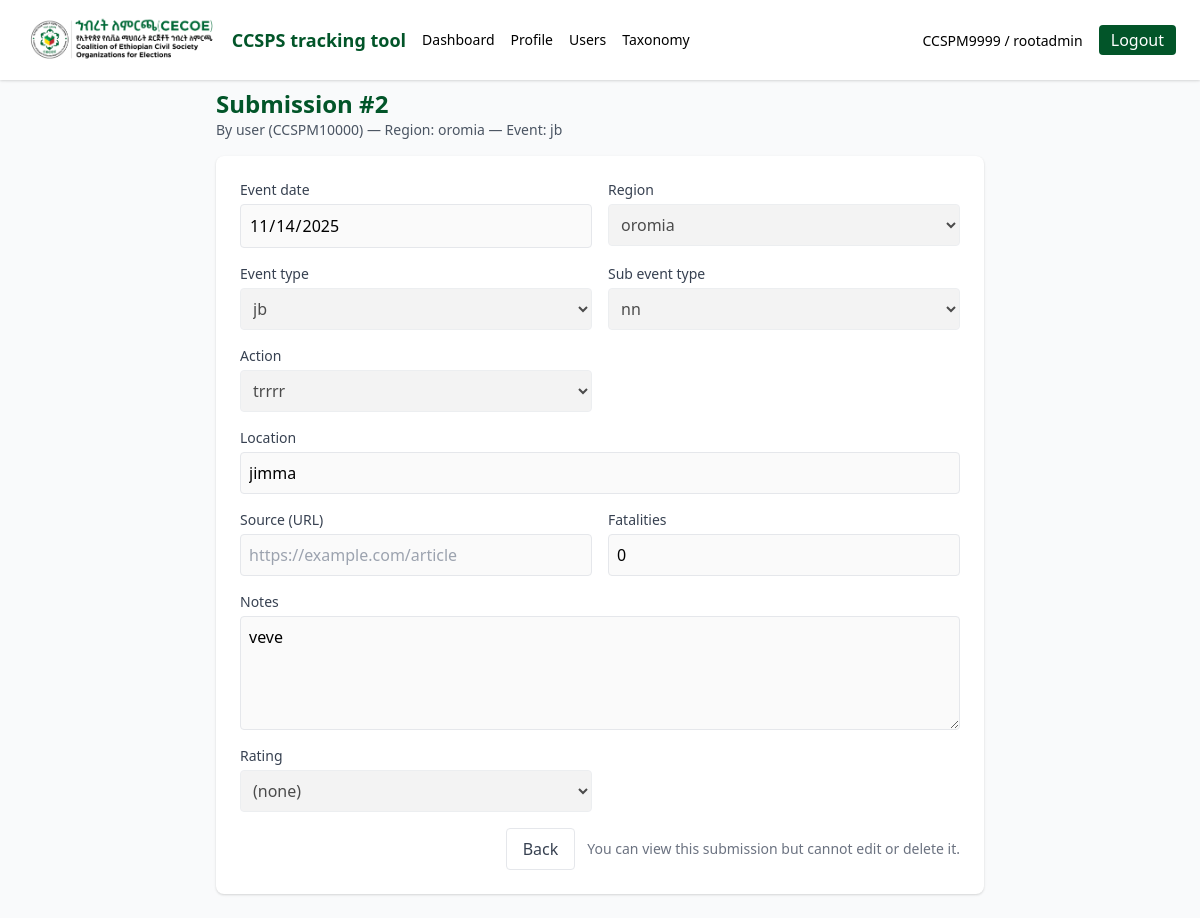
Page /monitored_view.php?id=2 (signed in) on the committed database.
### tables this page shows
CREATE TABLE `users` (
  `id` bigint(20) UNSIGNED NOT NULL,
  `monitor_number` bigint(20) UNSIGNED DEFAULT NULL,
  `monitor_id_code` varchar(16) DEFAULT NULL,
  `username` varchar(100) NOT NULL,
  `email` varchar(255) NOT NULL,
  `password_hash` varchar(255) NOT NULL,
  `role` enum('superadmin','admin','user') DEFAULT 'user',
  `status` enum('pending','approved','declined') DEFAULT 'approved',
  `profile_picture` varchar(512) DEFAULT NULL,
  `is_active` tinyint(1) DEFAULT 1,
  `created_at` datetime NOT NULL,
  `updated_at` datetime NOT NULL
);

CREATE TABLE `monitored_information` (
  `id` bigint(20) UNSIGNED NOT NULL,
  `user_id` bigint(20) UNSIGNED NOT NULL,
  `event_date` date NOT NULL,
  `region_id` int(10) UNSIGNED NOT NULL,
  `location` varchar(500) DEFAULT NULL,
  `event_type_id` int(10) UNSIGNED NOT NULL,
  `sub_event_type_id` int(10) UNSIGNED NOT NULL,
  `action_id` int(10) UNSIGNED NOT NULL,
  `source_url` varchar(1000) DEFAULT NULL,
  `notes` text DEFAULT NULL,
  `fatalities` int(10) UNSIGNED DEFAULT 0,
  `rating` tinyint(3) UNSIGNED DEFAULT NULL,
  `is_deleted` tinyint(1) DEFAULT 0,
  `created_at` datetime NOT NULL,
  `updated_at` datetime NOT NULL
);

CREATE TABLE `regions` (
  `id` int(10) UNSIGNED NOT NULL,
  `name` varchar(200) NOT NULL,
  `is_active` tinyint(1) DEFAULT 1,
  `created_at` datetime NOT NULL,
  `updated_at` datetime NOT NULL
);

CREATE TABLE `event_types` (
  `id` int(10) UNSIGNED NOT NULL,
  `name` varchar(200) NOT NULL,
  `is_active` tinyint(1) DEFAULT 1,
  `created_at` datetime NOT NULL,
  `updated_at` datetime NOT NULL
);

CREATE TABLE `sub_event_types` (
  `id` int(10) UNSIGNED NOT NULL,
  `event_type_id` int(10) UNSIGNED NOT NULL,
  `name` varchar(200) NOT NULL,
  `is_active` tinyint(1) DEFAULT 1,
  `created_at` datetime NOT NULL,
  `updated_at` datetime NOT NULL
);

CREATE TABLE `actions` (
  `id` int(10) UNSIGNED NOT NULL,
  `name` varchar(200) NOT NULL,
  `is_active` tinyint(1) DEFAULT 1,
  `created_at` datetime NOT NULL,
  `updated_at` datetime NOT NULL
);

### includes/auth.php (called while the page is built, shortened)
<?php
require_once __DIR__ . '/helpers.php';
function currentUser(PDO $pdo) {
    $stmt = $pdo->prepare("SELECT id, username, email, role, monitor_id_code FROM users WHERE id = :id");
    $stmt->execute([':id' => $_SESSION['user_id']]);
    return $stmt->fetch();
}

### includes/helpers.php (called while the page is built, shortened)
<?php
function baseUrl() {
    $scheme = (!empty($_SERVER['HTTPS']) && $_SERVER['HTTPS'] !== 'off') ? 'https' : 'http';
    $host = $_SERVER['HTTP_HOST'];
    $script_name = $_SERVER['SCRIPT_NAME'];
    $script_dir  = dirname($script_name);
    $script_dir = str_replace('\\', '/', $script_dir);
    if ($script_dir === '/' || $script_dir === '.') {
        return $scheme . '://' . $host;
    }
    return $scheme . '://' . $host . $script_dir;
}

### public/monitored_view.php (the view, shortened to what this page needs)
<?php
require_once __DIR__ . '/../includes/init.php';
$user = currentUser($pdo);
$id = isset($_GET['id']) ? intval($_GET['id']) : 0;
$stmt = $pdo->prepare("SELECT mi.*, r.name AS region_name, et.name AS event_type_name, se.name AS sub_event_name, a.name AS action_name, u.username, u.monitor_id_code
                       FROM monitored_information mi
                       JOIN regions r ON mi.region_id = r.id
                       JOIN event_types et ON mi.event_type_id = et.id
                       JOIN sub_event_types se ON mi.sub_event_type_id = se.id
                       JOIN actions a ON mi.action_id = a.id
                       JOIN users u ON mi.user_id = u.id
                       WHERE mi.id = :id AND mi.is_deleted = 0");
$stmt->execute([':id'=>$id]);
$row = $stmt->fetch();
$isOwner = ($user['id'] === $row['user_id']);
$regions = $pdo->query('SELECT id,name FROM regions ORDER BY name')->fetchAll();
$event_types = $pdo->query('SELECT id,name FROM event_types ORDER BY name')->fetchAll();
$actions = $pdo->query('SELECT id,name FROM actions ORDER BY name')->fetchAll();
$sub_event_types = $pdo->prepare('SELECT id,name FROM sub_event_types WHERE event_type_id = :eid ORDER BY name');
$sub_event_types->execute([':eid'=>$row['event_type_id']]);
$sub_event_types = $sub_event_types->fetchAll();
?>
<div class="max-w-3xl mx-auto">
  <div class="mb-4">
    <h1 class="text-2xl font-semibold" style="color:#025529">Submission #<?= $row['id'] ?></h1>
    <div class="text-sm text-gray-600">By <?= htmlspecialchars($row['username'] . ' (' . $row['monitor_id_code'] . ')') ?> — Region: <?= htmlspecialchars($row['region_name']) ?> — Event: <?= htmlspecialchars($row['event_type_name']) ?></div>
  </div>
  <form method="post" class="bg-white p-6 rounded-lg shadow">
    <div class="grid grid-cols-1 md:grid-cols-2 gap-4">
      <div>
        <label class="block text-sm font-medium text-gray-700">Event date</label>
        <input type="date" name="event_date" value="<?= htmlspecialchars($row['event_date']) ?>" class="mt-1 block w-full p-2 border rounded" required <?= $isOwner ? '' : 'disabled' ?> >
      </div>
      <div>
        <label class="block text-sm font-medium text-gray-700">Region</label>
        <select name="region_id" class="mt-1 block w-full p-2 border rounded" required <?= $isOwner ? '' : 'disabled' ?> >
          <?php foreach($regions as $r): ?>
          <option value="<?= $r['id'] ?>" <?= $r['id'] == $row['region_id'] ? 'selected' : '' ?>><?= htmlspecialchars($r['name']) ?></option>
          <?php endforeach; ?>
        </select>
      </div>
      <div>
        <label class="block text-sm font-medium text-gray-700">Event type</label>
        <select id="event_type" name="event_type_id" class="mt-1 block w-full p-2 border rounded" required <?= $isOwner ? '' : 'disabled' ?> >
          <?php foreach($event_types as $et): ?>
          <option value="<?= $et['id'] ?>" <?= $et['id'] == $row['event_type_id'] ? 'selected' : '' ?>><?= htmlspecialchars($et['name']) ?></option>
          <?php endforeach; ?>
        </select>
      </div>
      <div>
        <label class="block text-sm font-medium text-gray-700">Sub event type</label>
        <select id="sub_event_type" name="sub_event_type_id" class="mt-1 block w-full p-2 border rounded" data-current="<?= htmlspecialchars($row['sub_event_type_id']) ?>" required <?= $isOwner ? '' : 'disabled' ?> >
          <?php foreach($sub_event_types as $s): ?>
          <option value="<?= $s['id'] ?>" <?= $s['id'] == $row['sub_event_type_id'] ? 'selected' : '' ?>><?= htmlspecialchars($s['name']) ?></option>
          <?php endforeach; ?>
        </select>
      </div>
      <div>
        <label class="block text-sm font-medium text-gray-700">Action</label>
        <select name="action_id" class="mt-1 block w-full p-2 border rounded" required <?= $isOwner ? '' : 'disabled' ?> >
          <?php foreach($actions as $a): ?>
          <option value="<?= $a['id'] ?>" <?= $a['id'] == $row['action_id'] ? 'selected' : '' ?>><?= htmlspecialchars($a['name']) ?></option>
          <?php endforeach; ?>
        </select>
      </div>
      <div class="md:col-span-2">
        <label class="block text-sm font-medium text-gray-700">Location</label>
        <input name="location" value="<?= htmlspecialchars($row['location']) ?>" class="mt-1 block w-full p-2 border rounded" <?= $isOwner ? '' : 'disabled' ?> />
      </div>
      <div>
        <label class="block text-sm font-medium text-gray-700">Source (URL)</label>
        <input name="source_url" value="<?= htmlspecialchars($row['source_url'] ?? '') ?>" placeholder="https://example.com/article" class="mt-1 block w-full p-2 border rounded" <?= $isOwner ? '' : 'disabled' ?> />
      </div>
      <div>
        <label class="block text-sm font-medium text-gray-700">Fatalities</label>
        <input type="number" min="0" name="fatalities" value="<?= htmlspecialchars($row['fatalities'] ?? 0) ?>" class="mt-1 block w-full p-2 border rounded" <?= $isOwner ? '' : 'disabled' ?> />
      </div>
      <div class="md:col-span-2">
        <label class="block text-sm font-medium text-gray-700">Notes</label>
        <textarea name="notes" class="mt-1 block w-full p-2 border rounded" rows="4" <?= $isOwner ? '' : 'disabled' ?>><?= htmlspecialchars($row['notes']) ?></textarea>
      </div>
      <div>
        <label class="block text-sm font-medium text-gray-700">Rating</label>
        <select name="rating" class="mt-1 block w-full p-2 border rounded" <?= $isOwner ? '' : 'disabled' ?> >
          <option value="">(none)</option>
        </select>
      </div>
    </div>
    <div class="mt-4 flex items-center justify-end gap-3">
      <a href="<?= baseUrl() ?>/user_dashboard.php" class="px-4 py-2 border rounded text-gray-700">Back</a>
      <?php if ($isOwner): ?>
        <button type="submit" name="act" value="delete" class="px-4 py-2 bg-red-600 text-white rounded" onclick="return confirm('Delete this submission?');">Delete</button>
        <button type="submit" name="act" value="update" class="px-4 py-2 rounded btn-brand text-white">Save</button>
      <?php else: ?>
        <span class="text-sm text-gray-500">You can view this submission but cannot edit or delete it.</span>
      <?php endif; ?>
    </div>
  </form>
</div>
<?php
include view_path('views/layout.php');
?>

### views/navbar.php (shortened to what this page needs)
<?php
require_once __DIR__ . '/../includes/init.php';
$user = currentUser($pdo);
?>
<nav class="fixed top-0 left-0 right-0 z-50 bg-white shadow p-4">
  <div class="max-w-6xl mx-auto flex items-center justify-between">
    <div class="flex items-center gap-4">
      <a href="<?= baseUrl() ?>/index.php" class="flex items-center gap-3">
        <img src="/img/CECOE-logo.png" alt="CECOE" class="h-10 md:h-12 w-auto" />
        <span class="font-semibold text-lg" style="color:#025529">CCSPS tracking tool</span>
      </a>
      <?php if($user): ?>
        <a href="<?= baseUrl() ?>/index.php" class="text-sm">Dashboard</a>
        <a href="<?= baseUrl() ?>/profile.php" class="text-sm">Profile</a>
        <?php if(isset($user['role']) && $user['role'] === 'superadmin'): ?>
          <a href="<?= baseUrl() ?>/superadmin_users.php" class="text-sm">Users</a>
          <a href="<?= baseUrl() ?>/superadmin_taxonomy.php" class="text-sm">Taxonomy</a>
        <?php endif; ?>
      <?php endif; ?>
    </div>
    <div>
      <?php if($user): ?>
        <span class="text-sm mr-3"><?= htmlspecialchars($user['monitor_id_code'] . ' / ' . $user['username']) ?></span>
        <a href="<?= baseUrl() ?>/logout.php" class="px-3 py-1 btn-brand text-white rounded">Logout</a>
      <?php else: ?>
        <a href="<?= baseUrl() ?>/login.php" class="px-3 py-1 btn-brand text-white rounded">Login</a>
      <?php endif; ?>
    </div>
  </div>
</nav>

### views/layout.php (style rules this page uses)
.btn-brand { background: #025529; color: #fff; }

### rows in the picture
users: monitor_id_code+username "CCSPM9999 / rootadmin", notes "veve"
monitored_information: id "2", user.monitor_id_code "user (CCSPM10000)", region.name "oromia", event_type.name "jb", event_date "11/14/2025", region_id "oromia", event_type_id "jb", sub_event_type_id "nn", action_id "trrrr", location "jimma", fatalities "0"
